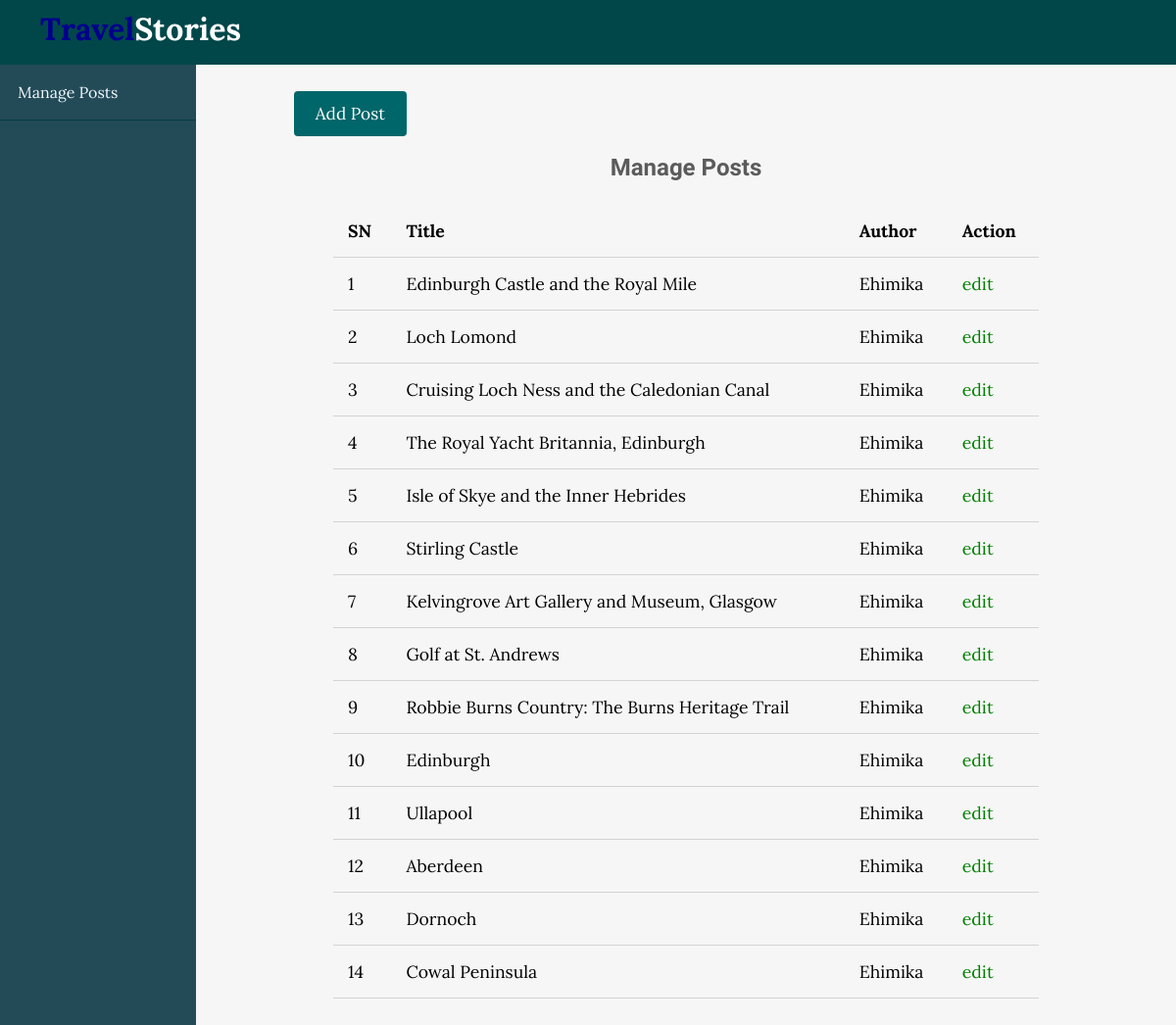
/users/posts/index.php, run on the app's committed database.
### tables this page shows
CREATE TABLE `posts` (
  `id` int(11) NOT NULL,
  `user_id` int(11) NOT NULL,
  `topic_id` int(11) DEFAULT NULL,
  `title` varchar(255) NOT NULL,
  `image` varchar(255) NOT NULL,
  `body` text NOT NULL,
  `published` tinyint(4) NOT NULL,
  `created_at` datetime NOT NULL DEFAULT current_timestamp()
);

### app/database/db.php (called while the page is built, shortened)
<?php
require('connect.php');
function selectAll($table, $conditions = [])
{
    global $conn;
    $sql = "SELECT * FROM $table";
    if (empty($conditions)) {
        $stmt = $conn->prepare($sql);
        $stmt->execute();
        $records = $stmt->get_result()->fetch_all(MYSQLI_ASSOC);
        return $records;
    }
}

### app/controllers/posts.php (called while the page is built, shortened)
<?php
include(ROOT_PATH . "/app/database/db.php");
$table = 'posts';
$posts = selectAll($table);

### users/posts/index.php (the view, shortened to what this page needs)
<?php include(ROOT_PATH . "/app/controllers/posts.php");
?>
<!DOCTYPE html>
<html lang="en">
    <head>
        <link rel="stylesheet"
            href="https://use.fontawesome.com/releases/v5.7.2/css/all.css"
>
        <link rel="stylesheet" href="../../assets/css/style.css">
        <link rel="stylesheet" href="../../assets/css/admin.css">
    </head>
    <body>
    <?php include(ROOT_PATH . "/app/includes/adminHeader.php"); ?>
        <div class="admin-wrapper">
        <?php include(ROOT_PATH . "/app/includes/userSidebar.php"); ?>
            <div class="admin-content">
                <div class="button-group">
                    <a href="create.php" class="btn btn-big">Add Post</a>
                </div>
                <div class="content">
                    <h2 class="page-title">Manage Posts</h2>
                    <table>
                        <thead>
                            <th>SN</th>
                            <th>Title</th>
                            <th>Author</th>
                            <th colspan="3">Action</th>
                        </thead>
                        <tbody>
                            <?php foreach ($posts as $key => $post): ?>
                                <tr>
                                    <td><?php echo $key + 1; ?></td>
                                    <td><?php echo $post['title'] ?></td>
                                    <td>Ehimika</td>
                                    <td><a href="edit.php?id=<?php echo $post['id']; ?>" class="edit">edit</a></td>
                                </tr>
                            <?php endforeach; ?>
                        </tbody>
                    </table>
                </div>
            </div>
        </div>
    </body>
</html>

### assets/css/style.css (style rules this page uses)
* { box-sizing: border-box; }
html, body { height: 100%; padding: 0px; margin: 0px; background: #f6f6f6; font-family: "Lora", serif; }
h1, h2, h3, h4, h5, h6 { font-family: "Candal", serif; color: #5c5b5b; margin: 5px; }
a { text-decoration: none; color: inherit; }
.btn { padding: 0.5rem 1rem; background: #006669; color: white; border: 1px solid transparent; border-radius: 0.25rem; font-size: 1.08em; font-family: "Lora", serif; }
.btn-big { padding: 0.7rem 1.3rem; line-height: 1.3rem; }
.content { width: 90%; margin: 30px auto 30px; }

### assets/css/admin.css (style rules this page uses)
.admin-wrapper { display: flex; height: calc(100% - 66px); }
.admin-wrapper .admin-content { flex: 8; height: 100%; padding: 40px 100px 100px; overflow-y: scroll; }
.admin-content .page-title { text-align: center; margin-bottom: 1.5rem; }
table { width: 100%; border-collapse: collapse; font-size: 1.1rem; }
th, td { padding: 15px; text-align: left; border-bottom: 1px solid #d3d3d3; }
.edit { color: green; }

### data on the page
posts: title "Edinburgh Castle and the Royal Mile"
posts: title "Loch Lomond"
posts: title "Cruising Loch Ness and the Caledonian Canal"
posts: title "The Royal Yacht Britannia, Edinburgh"
posts: title "Isle of Skye and the Inner Hebrides"
posts: title "Stirling Castle"
posts: title "Kelvingrove Art Gallery and Museum, Glasgow"
posts: title "Golf at St. Andrews"
posts: title "Robbie Burns Country: The Burns Heritage Trail"
posts: title "Edinburgh"
posts: title "Ullapool"
posts: title "Aberdeen"
posts: title "Dornoch"
posts: title "Cowal Peninsula"
